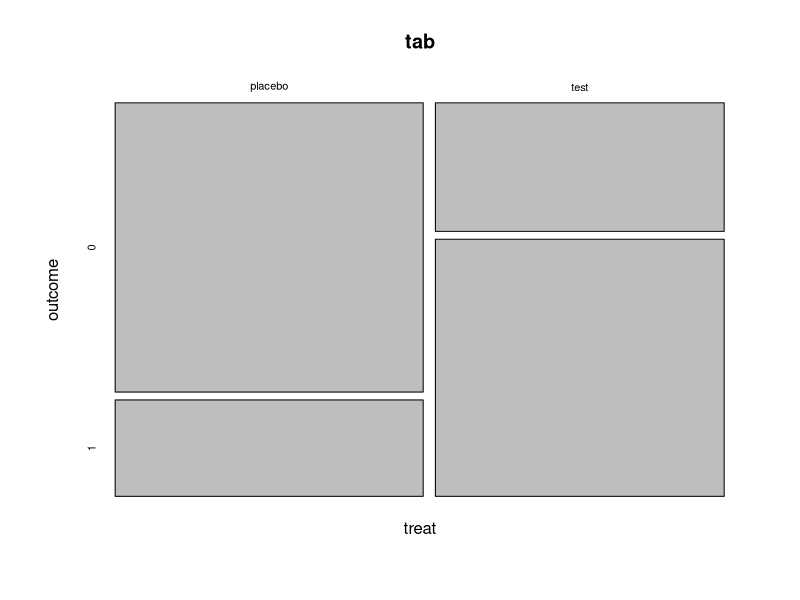
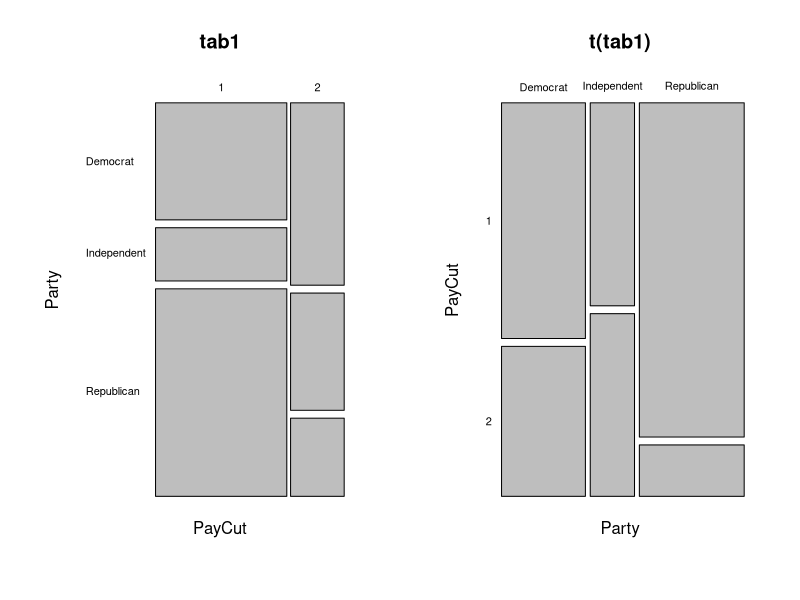
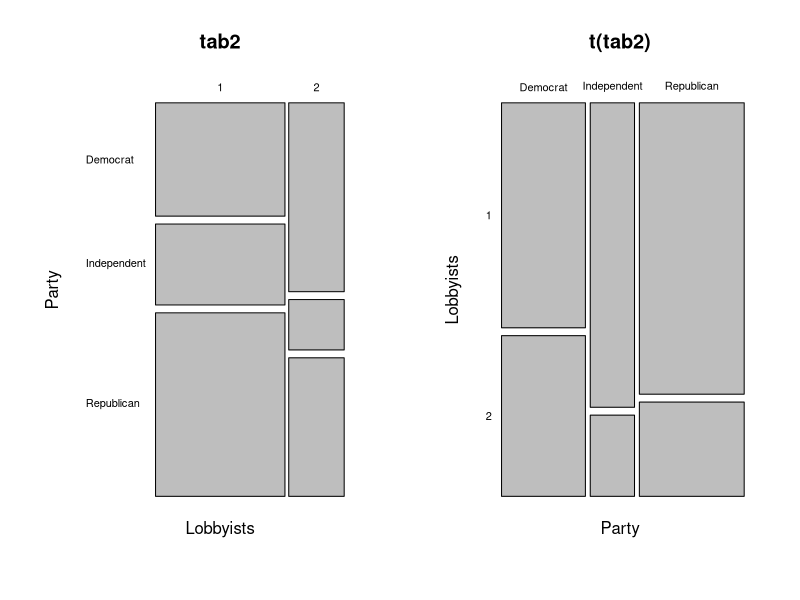
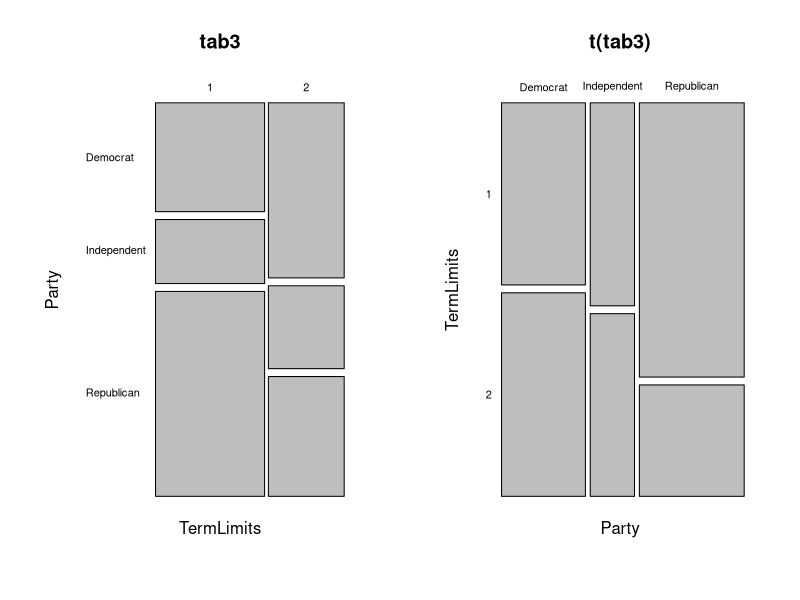

The R script that drew these images, in order:
################################################################
#
# R을 활용한 통계분석
#
# 3. 모비율에 대한 검정
#
################################################################

# 매월 매출액 1000만원인지 - 한집단의 평균

# 마케팅 전/후 각각의 표본 1000명 - 독립표본 T 검정
# 마케팅 전/후 동일한 표본 - 쌍체표본 T 검정

# 한 집단 1000명의 브랜드 인지율 - 한집단의 비율


#---------------------------------------------------------------
# 한 모집단의 비율에 대한 구간 추정
#---------------------------------------------------------------

# 국립안전심의회(NSC)는 연말연시 기간에 교통사고로 500명이 사망하고 25,000명이 부상을 입는다고 추정.
# NSC는 사고의 50%가 음주운전으로 발생한다고 주장. 120건의 교통사고를 표본 조사한 결과 67건이 음주운전 사고.
# 이 자료를 바탕으로 음주운전으로 일어난 사고의 비율에 대한 95% 신뢰구간을 구하시오.
# 유의수준 0.05에서 NSC의 주장을 검정하시오.

# H0 : p = 0.5

# 가정 체크
# np >= 5 && n(1-p) >= 5 이면 정규분포를 따른다.

120 * 0.5   # = 60

prop.test(x = 67, n = 120, p = 0.5)

# 95% 신뢰구간 : p = 0.465 ~ 0.648
# p-value = 0.2353 > 0.05 : 귀무가설을 기각할 수 없다.



#---------------------------------------------------------------
# 두 모집단의 비율 비교
#---------------------------------------------------------------

# 광고 캠페인 시작 전 150 가구 중 60 가구가 상품에 대해 인지 (p1)
# 캠페인 이후 250 가구 중 120 가구가 상품 인지 (p2)
# 광고 캠페인이 제품에 대한 인지도를 증가시켰는가?

# H0 : p1 - p2 = 0
# H1 : p1 - p2 < 0   (= p1 < p2)

# 가정 체크 : np >= 5 && n(1-p) >= 5
150 * (60/150)
150 * (1 - 60/150)

# prop.test( x, n )
prop.test( c(60, 120), c(150, 250), alternative = "less")

# 결론
# p-value = 0.07308 > 0.05 : 귀무가설 기각할 수 없음. 캠페인 효과 인정할 수 없음.
# 95% 신뢰구간 두 비율의 차이 : -1.000 ~ 0.009



#---------------------------------------------------------------
# 독립성 테스트 (Chi-squared test)
#---------------------------------------------------------------

# 두 범주형 자료가 독립인지 검증

# 두개의 범주형자료
# 각 변수당 2개 이상의 카테고리 존재(예, m개, k개) 
# 총 m*k 개의 cell

# (예)
# 맥주 선호도는 성별에 독립인가? (맥주종류 vs. 성별) : 독립적이라면 맥주종류별 선호 비율이 남녀가 동일
# 불량품 발생률이 작업교대조별(혹은 종류별)로 관련이 있는가?
# 여론조사에서 특정 주제에 대한 의견이 성별(혹은 지역, 소득수준, 교육수준)과 관련이 있는가?


# Case. 소득수준과 우울증이 관련이 있는지. 300 명 조사.
# 소득수준      우울증상 : 있다     없다
#   저소득                 33       67
#   중간층                 28       122
#   고소득                 5        45

# H0 : 소득수준(가로)과 우울증(세로)은 독립적이다 (서로 영향을 주지 않는다).

data <- matrix(c(33,28,5,67,122,45), 3, 2)
data

# 검정 통계량 : 카이제곱 검정(Pearson's Chi-squared test)
# 자유도 = (k-1)*(m-1)
chisq.test(data)

# p-value = 0.002222 < 0.05 : 귀무가설 기각.
# 소득수준과 우울증은 상관관계가 있다.



#---------------------------------------------------------------
# 분할표 (Contingency Table) - xtabs()
#---------------------------------------------------------------

# 1. 각 셀에 해당하는 자료의 수(count)가 있는 경우

# treat     outcome     count
# placebo   1           16
# placebo   0           48
# test      1           40
# test      0           20

# xtabs(도수 ~ 가로 + 세로)  :  xtabs(count ~ treat + outcome, data = df)


# 2. 각 셀에 해당하는 자료의 수가 없는 경우

# treat     outcome
# placebo   1
# placebo   0
# test      1
# test      0

# xtabs(~ 가로 + 세로)  :  xtabs(~ treat + outcome, data = df)

df <- data.frame(treat = sample(c("placebo","test"), 100, replace = T), outcome = sample(0:1, 100,replace = T))
head(df);tail(df)

xtabs(~ treat + outcome, data = df)


# 3. 직접 만들기
tab <- matrix(c(48,20,16,40), ncol = 2)
colnames(tab) <- c("0", "1")
rownames(tab) <- c("placebo", "test")
tab


mosaicplot(tab, xlab = "treat", ylab = "outcome")

chisq.test(tab) # 가로(치료방법)와 세로(치료결과)가 독립적인지(= H0) 검정. 
                # p-value < 0.05 : 귀무가설 기각.
                # 치료방법은 치료결과에 영향을 준다.



#---------------------------------------------------------------
# practice 3
#---------------------------------------------------------------

# 뉴욕시민 의견 조사 (1 yes, 2 no)
# Party : 소속 정당
# Q1. PayCut : 예산 집행이 지연시 의원 급여 삭감 여부
# Q2. Lobbyists : 로비스트에 대한 추가 제한 필요
# Q3. TermLimits : 의회 의원 임기 제한 필요

df_NY <- read.csv("data/NYReform.csv")
head(df_NY)
summary(df_NY)

# (1) 각 질문별 분할표 생성
# (2) 응답결과와 정당 가입 여부간의 독립성 검정

# Q1.
tab1 <- xtabs(~PayCut + Party, data = df_NY)
tab1

chisq.test(tab1)   # p-value = 0.006135 < 0.05 : 독립적이지 않다. 소속 정당과 상관관계가 있다.

par(mfcol=c(1,2), las = 1)
mosaicplot(tab1)
mosaicplot(t(tab1))

# Q2.
tab2 <- xtabs(~Lobbyists + Party, data = df_NY)
tab2

chisq.test(tab2)   # p-value = 0.1557 > 0.05 : 독립적이다

mosaicplot(tab2)
mosaicplot(t(tab2))

# Q3.
tab3 <- xtabs(~TermLimits + Party, data = df_NY)
tab3

chisq.test(tab3)   # p-value = 0.07763 > 0.05 : 독립적이다

mosaicplot(tab3)
mosaicplot(t(tab3))

par(mfcol=c(1,1))


# (3) Q3에 대해 공화당원(Republican)들이 민주당원(Democrat)들보다 yes 라고 응답한 비율이 크다고 할 수 있는가?

# H0 : p(Democrat) - p(Republican) = 0
# H1 : p(Democrat) - p(Republican) < 0
prop.test(c(17,32), c(36,45), alternative = "less")

# H0 : p(Republican) - p(Democrat) = 0
# H1 : p(Republican) - p(Democrat) > 0
prop.test(c(32,17), c(45,36), alternative = "greater")

# 결론 : p-value = 0.02519 < 0.05 : 귀무가설 기각. 공화당원이 yes 라고 응답한 비율이 크다.


# (4) Q2에서 민주당원들이 yes라고 응답한 비율이 0.5가 아니라고 할 수 있는가?

# H0 : p = 0.5
prop.test(21, 36, p = 0.5)   # p-value = 0.4047 > 0.05 : 귀무가설 채택. 

